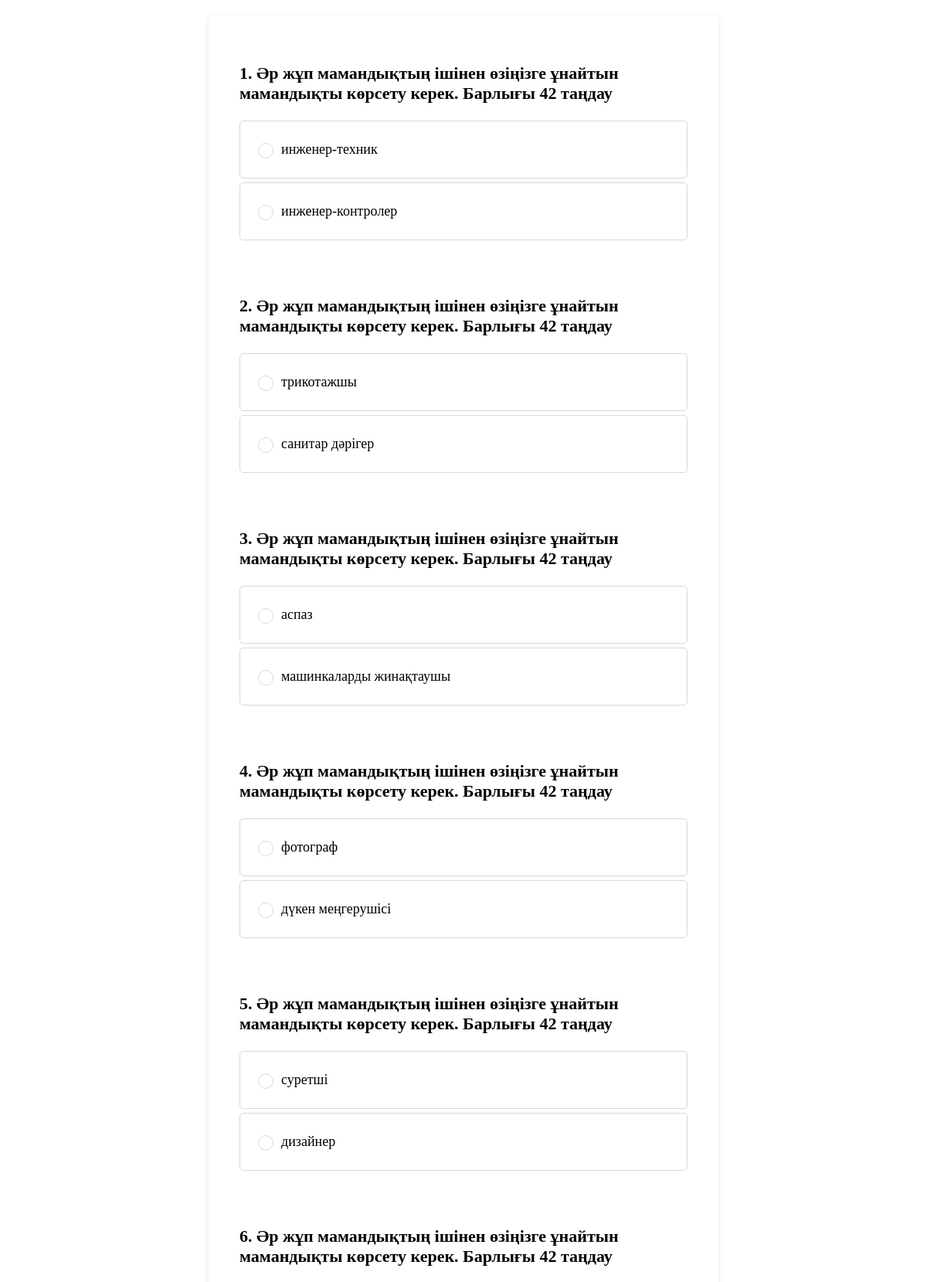
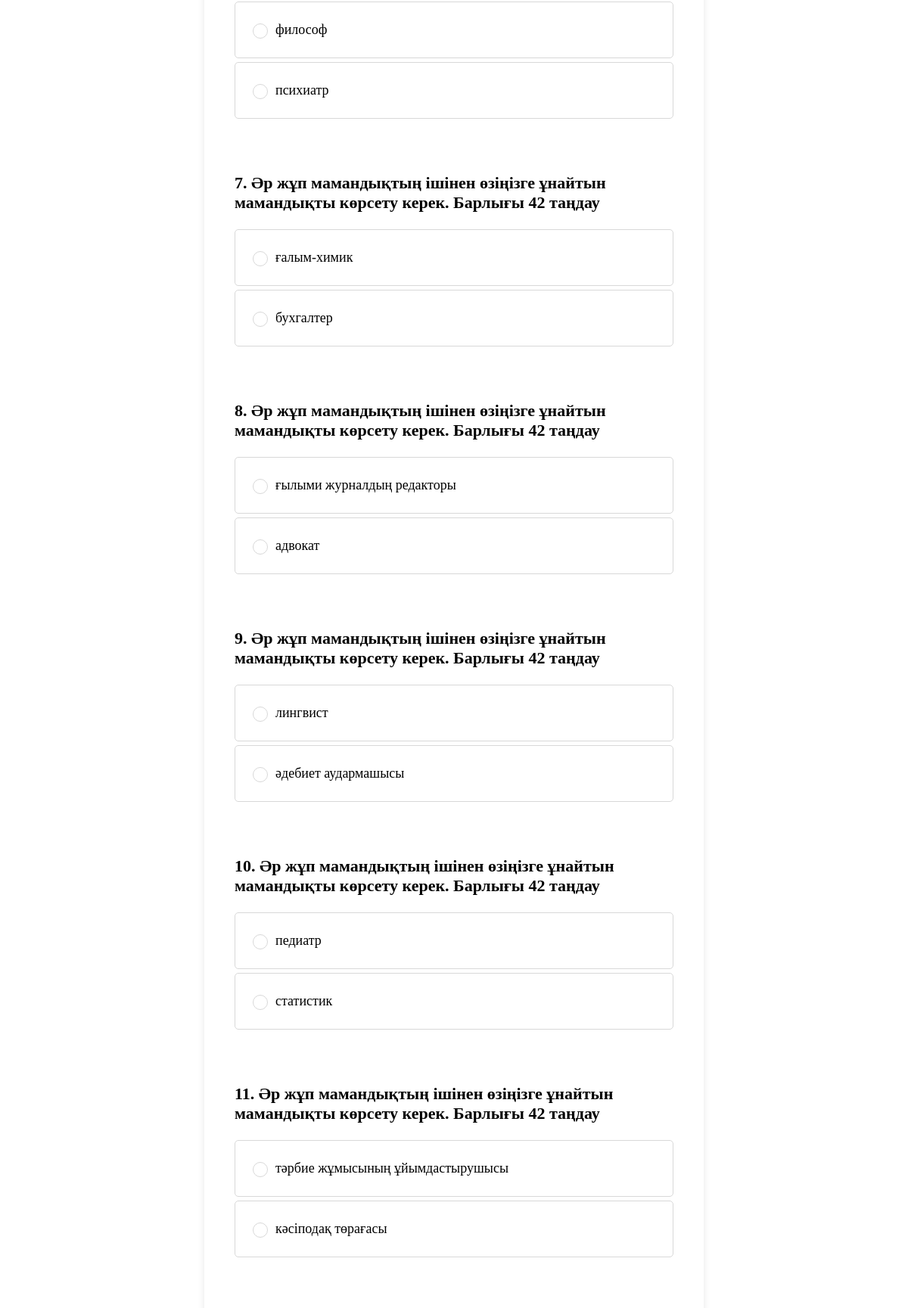
/holland_test/1/ (upper part), run on the app's committed database (2 pictures, top to bottom).
### test_app/models.py (models this page shows, shortened)
class HollandQuestion_kk(models.Model):
    text = models.CharField(max_length=1024, default='Из каждой пары профессий нужно указать одну, предпочитаемую')
    choice_a = models.CharField(max_length=512)
    choice_b = models.CharField(max_length=512)

### test_app/views.py (the view, shortened to what this page needs)
# urls.py: path('holland_test/<int:user_data_id>/', holland_test_view , name='holland_test'),
def holland_test_view(request, user_data_id):
    user_data = get_object_or_404(UserData, id=user_data_id)
    questions = HollandQuestion.objects.all()
    language = user_data.language
    submit_text = "ПОЛУЧИТЬ РЕЗУЛЬТАТ" if user_data.language != "KZ" else "Бастау"
    if (language == "KZ"):
        questions = HollandQuestion.objects.all()
    else:
        questions = HollandQuestion_kk.objects.all()
    return render(request, 'test_app/second_test/holland_test.html', {
        'questions': questions,
        'user_data_id': user_data_id,
        'submit_text': submit_text,
    })

### test_app/templates/test_app/second_test/holland_test.html (shortened to what this page needs)
{% extends 'test_app/base.html' %}
{% load static %}
{% block content %}
<div>
    <form method="post">
    {% for question in questions %}
        <div class="question">
            <p><strong>{{ forloop.counter }}. {{ question.text }}</strong></p>
            <label>
                <input type="radio" name="response_{{ question.id }}" value="a"> {{ question.choice_a }}
            </label>
            <label>
                <input type="radio" name="response_{{ question.id }}" value="b"> {{ question.choice_b }}
            </label>
        </div>
    {% endfor %}
</form>
</div>
{% endblock %}

### test_app/templates/test_app/second_test/holland_test.html (style rules this page uses)
form { background: white; padding: 30px; border-radius: 8px; box-shadow: 0 2px 10px rgba(0, 0, 0, 0.1); max-width: 600px; width: auto; margin: 20px auto; color: #000; }
.question { margin-bottom: 25px; text-align: left; padding: 10px; border-radius: 4px; font-size: 22px; }
.question label { display: flex; align-items: center; margin: 5px 0; cursor: pointer; padding: 25px 18px; background-color: #fff; border: 1px solid #D8D8D8; border-radius: 5px; transition: background-color 0.3s; font-size: 18px; font-weight: 400; }
.question input[type="radio"] { appearance: none; -webkit-appearance: none; -moz-appearance: none; width: 20px; height: 20px; margin-right: 10px; border: 1px solid #D8D8D8; border-radius: 10px; position: relative; outline: none; vertical-align: middle; cursor: pointer; }

### data on the page
HollandQuestion_kk: text "Әр жұп мамандықтың ішінен өзіңізге ұнайтын мамандықты көрсету керек. Барлығы 42 таңдау", choice_a "инженер-техник", choice_b "инженер-контролер"
HollandQuestion_kk: text "Әр жұп мамандықтың ішінен өзіңізге ұнайтын мамандықты көрсету керек. Барлығы 42 таңдау", choice_a "трикотажшы", choice_b "санитар дәрігер"
HollandQuestion_kk: text "Әр жұп мамандықтың ішінен өзіңізге ұнайтын мамандықты көрсету керек. Барлығы 42 таңдау", choice_a "аспаз", choice_b "машинкаларды жинақтаушы"
HollandQuestion_kk: text "Әр жұп мамандықтың ішінен өзіңізге ұнайтын мамандықты көрсету керек. Барлығы 42 таңдау", choice_a "фотограф", choice_b "дүкен меңгерушісі"
HollandQuestion_kk: text "Әр жұп мамандықтың ішінен өзіңізге ұнайтын мамандықты көрсету керек. Барлығы 42 таңдау", choice_a "суретші", choice_b "дизайнер"
HollandQuestion_kk: text "Әр жұп мамандықтың ішінен өзіңізге ұнайтын мамандықты көрсету керек. Барлығы 42 таңдау", choice_a "философ", choice_b "психиатр"
HollandQuestion_kk: text "Әр жұп мамандықтың ішінен өзіңізге ұнайтын мамандықты көрсету керек. Барлығы 42 таңдау", choice_a "ғалым-химик", choice_b "бухгалтер"
HollandQuestion_kk: text "Әр жұп мамандықтың ішінен өзіңізге ұнайтын мамандықты көрсету керек. Барлығы 42 таңдау", choice_a "ғылыми журналдың редакторы", choice_b "адвокат"
HollandQuestion_kk: text "Әр жұп мамандықтың ішінен өзіңізге ұнайтын мамандықты көрсету керек. Барлығы 42 таңдау", choice_a "лингвист", choice_b "әдебиет аудармашысы"
HollandQuestion_kk: text "Әр жұп мамандықтың ішінен өзіңізге ұнайтын мамандықты көрсету керек. Барлығы 42 таңдау", choice_a "педиатр", choice_b "статистик"
HollandQuestion_kk: text "Әр жұп мамандықтың ішінен өзіңізге ұнайтын мамандықты көрсету керек. Барлығы 42 таңдау", choice_a "тәрбие жұмысының ұйымдастырушысы", choice_b "кәсіподақ төрағасы"
